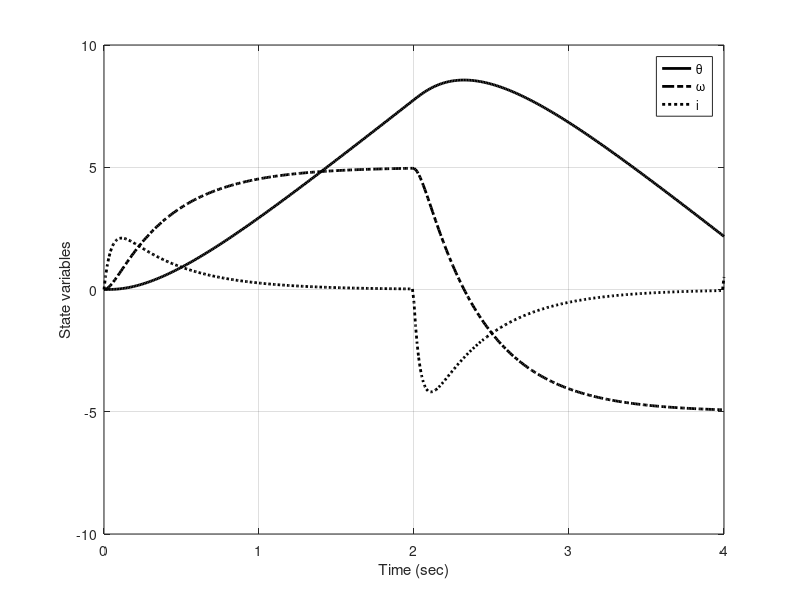

MATLAB code to generate this figure:
%
%   Simulation of the DC motor
%   Copyright Hamid D. Taghirad 2013
%
clear all
A=[0 1 0; 0 0 4.438; 0 -12 -24];
b1=[0 ; 0; 20];
b2=[0; -7.396; 0];
B=[b1 b2];
C=[1 0 0; 0 1 0];
D=0;
DC_motor=ss(A,b1,C,D);  % Note only first input is used
t=0:0.01:4; N=max(size(t));
%
%    A Simple way to generate input u
%
for i=1:N;
 if t(i) < 2;
     u(:,i)=3;
 else
     u(:,i)=-3;
 end
end
%
%    A Professional way to generate input u
%
 [u,t] = gensig('square',4,4,0.01); u=-6*u+3;
%
%    Simulate the system
%
  [y,t,x]=lsim(DC_motor,u,t);

%  Plot the result
% ---------------------------------------
plot(t,x(:,1),'k',t,x(:,2),'k-.',t,x(:,3),'k:'), grid
 set(findall(figure(1),'type','line'),'linewidth',2)
xlabel('Time (sec)')
ylabel('State variables')
legend('\theta', '\omega','i')

  

 